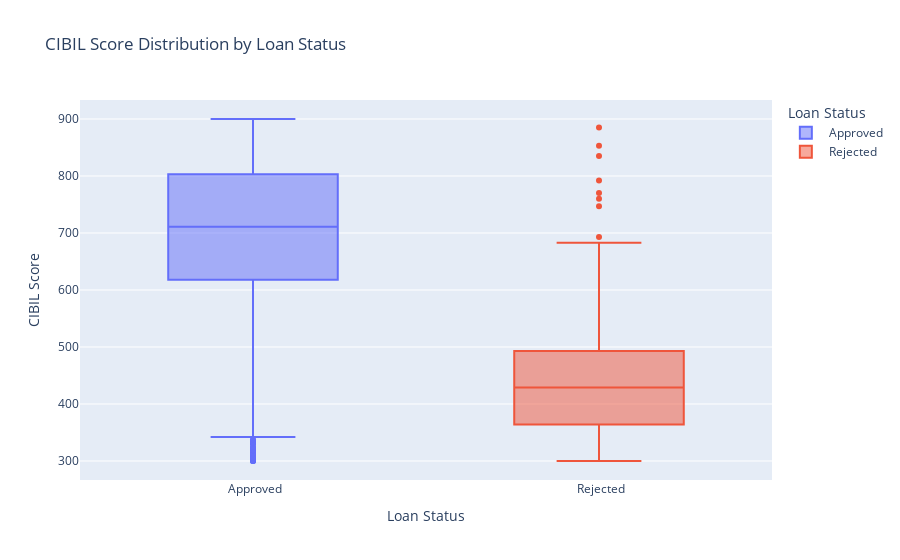
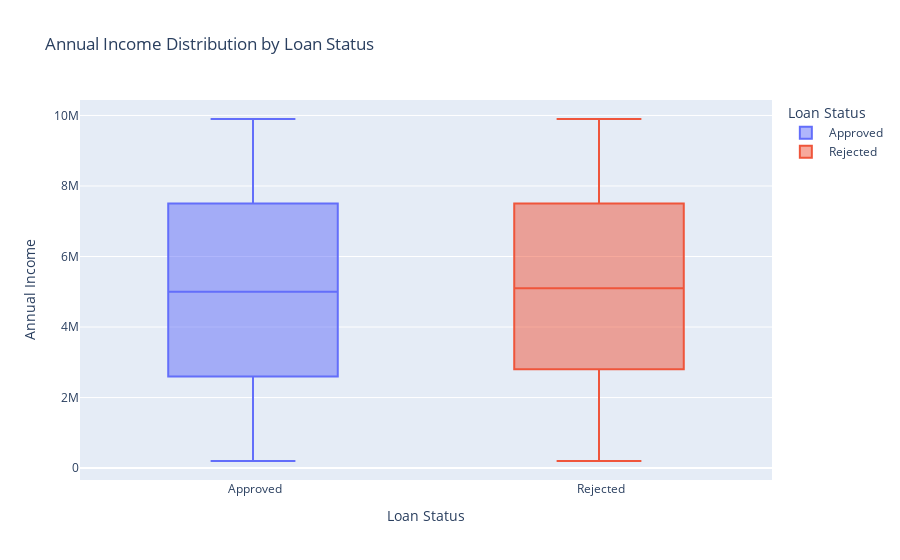

Notebook code for these charts, in order:
### Code cell
# --- Numerical Feature Analysis with Box Plots ---

# 1. CIBIL Score vs. Loan Status
# Using plotly.express for an interactive box plot.
fig_cibil = px.box(
    df_full, 
    x='loan_status', 
    y='cibil_score', 
    color='loan_status',
    title='CIBIL Score Distribution by Loan Status',
    labels={'loan_status': 'Loan Status', 'cibil_score': 'CIBIL Score'}
)
fig_cibil.show()

# 2. Annual Income vs. Loan Status
# We can do the same for annual income.
fig_income = px.box(
    df_full, 
    x='loan_status', 
    y='income_annum', 
    color='loan_status',
    title='Annual Income Distribution by Loan Status',
    labels={'loan_status': 'Loan Status', 'income_annum': 'Annual Income'}
)
fig_income.show()

### Figure 1 — Plotly figure (JSON) as saved in the notebook; plotly's stock layout.template omitted (floating-point values rounded to 4 significant figures; data arrays with more than 128 entries replaced by an {"elided": "..."} marker saying what was removed)
{"data": [{"alignmentgroup": "True", "hovertemplate": "Loan Status=%{x}<br>CIBIL Score=%{y}<extra></extra>", "legendgroup": " Approved", "marker": {"color": "#636efa"}, "name": " Approved", "notched": false, "offsetgroup": " Approved", "orientation": "v", "showlegend": true, "type": "box", "x": {"elided": "2656 str values"}, "x0": " ", "xaxis": "x", "y": {"elided": "2656 int values"}, "y0": " ", "yaxis": "y"}, {"alignmentgroup": "True", "hovertemplate": "Loan Status=%{x}<br>CIBIL Score=%{y}<extra></extra>", "legendgroup": " Rejected", "marker": {"color": "#EF553B"}, "name": " Rejected", "notched": false, "offsetgroup": " Rejected", "orientation": "v", "showlegend": true, "type": "box", "x": {"elided": "1613 str values"}, "x0": " ", "xaxis": "x", "y": {"elided": "1613 int values"}, "y0": " ", "yaxis": "y"}], "layout": {"boxmode": "overlay", "legend": {"title": {"text": "Loan Status"}, "tracegroupgap": 0}, "title": {"text": "CIBIL Score Distribution by Loan Status"}, "xaxis": {"anchor": "y", "categoryarray": [" Approved", " Rejected"], "categoryorder": "array", "domain": [0, 1], "title": {"text": "Loan Status"}}, "yaxis": {"anchor": "x", "domain": [0, 1], "title": {"text": "CIBIL Score"}}}}

### Figure 2 — Plotly figure (JSON) as saved in the notebook; plotly's stock layout.template omitted (floating-point values rounded to 4 significant figures; data arrays with more than 128 entries replaced by an {"elided": "..."} marker saying what was removed)
{"data": [{"alignmentgroup": "True", "hovertemplate": "Loan Status=%{x}<br>Annual Income=%{y}<extra></extra>", "legendgroup": " Approved", "marker": {"color": "#636efa"}, "name": " Approved", "notched": false, "offsetgroup": " Approved", "orientation": "v", "showlegend": true, "type": "box", "x": {"elided": "2656 str values"}, "x0": " ", "xaxis": "x", "y": {"elided": "2656 int values"}, "y0": " ", "yaxis": "y"}, {"alignmentgroup": "True", "hovertemplate": "Loan Status=%{x}<br>Annual Income=%{y}<extra></extra>", "legendgroup": " Rejected", "marker": {"color": "#EF553B"}, "name": " Rejected", "notched": false, "offsetgroup": " Rejected", "orientation": "v", "showlegend": true, "type": "box", "x": {"elided": "1613 str values"}, "x0": " ", "xaxis": "x", "y": {"elided": "1613 int values"}, "y0": " ", "yaxis": "y"}], "layout": {"boxmode": "overlay", "legend": {"title": {"text": "Loan Status"}, "tracegroupgap": 0}, "title": {"text": "Annual Income Distribution by Loan Status"}, "xaxis": {"anchor": "y", "categoryarray": [" Approved", " Rejected"], "categoryorder": "array", "domain": [0, 1], "title": {"text": "Loan Status"}}, "yaxis": {"anchor": "x", "domain": [0, 1], "title": {"text": "Annual Income"}}}}
